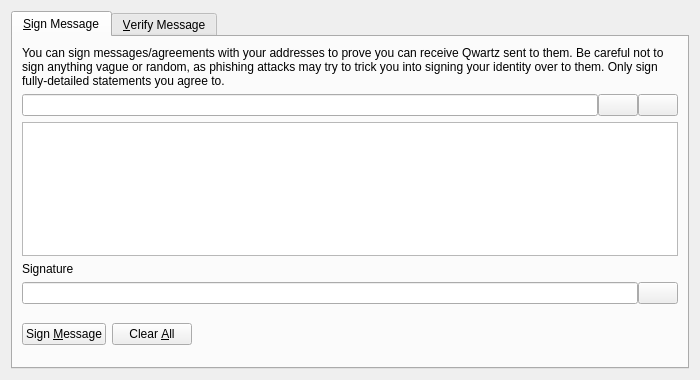
<?xml version="1.0" encoding="UTF-8"?>
<ui version="4.0">
 <class>SignVerifyMessageDialog</class>
 <widget class="QDialog" name="SignVerifyMessageDialog">
  <property name="geometry">
   <rect>
    <x>0</x>
    <y>0</y>
    <width>700</width>
    <height>380</height>
   </rect>
  </property>
  <property name="windowTitle">
   <string>Signatures - Sign / Verify a Message</string>
  </property>
  <property name="modal">
   <bool>true</bool>
  </property>
  <layout class="QVBoxLayout" name="verticalLayout">
   <item>
    <widget class="QTabWidget" name="tabWidget">
     <property name="currentIndex">
      <number>0</number>
     </property>
     <widget class="QWidget" name="tabSignMessage">
      <attribute name="title">
       <string>&amp;Sign Message</string>
      </attribute>
      <layout class="QVBoxLayout" name="verticalLayout_SM">
       <item>
        <widget class="QLabel" name="infoLabel_SM">
         <property name="text">
          <string>You can sign messages/agreements with your addresses to prove you can receive Qwartz sent to them. Be careful not to sign anything vague or random, as phishing attacks may try to trick you into signing your identity over to them. Only sign fully-detailed statements you agree to.</string>
         </property>
         <property name="textFormat">
          <enum>Qt::PlainText</enum>
         </property>
         <property name="wordWrap">
          <bool>true</bool>
         </property>
        </widget>
       </item>
       <item>
        <layout class="QHBoxLayout" name="horizontalLayout_1_SM">
         <property name="spacing">
          <number>0</number>
         </property>
         <item>
          <widget class="QValidatedLineEdit" name="addressIn_SM">
           <property name="toolTip">
            <string>The Qwartz address to sign the message with</string>
           </property>
          </widget>
         </item>
         <item>
          <widget class="QPushButton" name="addressBookButton_SM">
           <property name="toolTip">
            <string>Choose previously used address</string>
           </property>
           <property name="text">
            <string/>
           </property>
           <property name="shortcut">
            <string>Alt+A</string>
           </property>
           <property name="autoDefault">
            <bool>false</bool>
           </property>
          </widget>
         </item>
         <item>
          <widget class="QPushButton" name="pasteButton_SM">
           <property name="toolTip">
            <string>Paste address from clipboard</string>
           </property>
           <property name="text">
            <string/>
           </property>
           <property name="shortcut">
            <string>Alt+P</string>
           </property>
           <property name="autoDefault">
            <bool>false</bool>
           </property>
          </widget>
         </item>
        </layout>
       </item>
       <item>
        <widget class="QPlainTextEdit" name="messageIn_SM">
         <property name="toolTip">
          <string>Enter the message you want to sign here</string>
         </property>
        </widget>
       </item>
       <item>
        <widget class="QLabel" name="signatureLabel_SM">
         <property name="text">
          <string>Signature</string>
         </property>
         <property name="textFormat">
          <enum>Qt::PlainText</enum>
         </property>
        </widget>
       </item>
       <item>
        <layout class="QHBoxLayout" name="horizontalLayout_2_SM">
         <property name="spacing">
          <number>0</number>
         </property>
         <item>
          <widget class="QLineEdit" name="signatureOut_SM">
           <property name="font">
            <font>
             <italic>true</italic>
            </font>
           </property>
           <property name="readOnly">
            <bool>true</bool>
           </property>
          </widget>
         </item>
         <item>
          <widget class="QPushButton" name="copySignatureButton_SM">
           <property name="toolTip">
            <string>Copy the current signature to the system clipboard</string>
           </property>
           <property name="text">
            <string/>
           </property>
           <property name="autoDefault">
            <bool>false</bool>
           </property>
          </widget>
         </item>
        </layout>
       </item>
       <item>
        <layout class="QHBoxLayout" name="horizontalLayout_3_SM">
         <item>
          <widget class="QPushButton" name="signMessageButton_SM">
           <property name="toolTip">
            <string>Sign the message to prove you own this Qwartz address</string>
           </property>
           <property name="text">
            <string>Sign &amp;Message</string>
           </property>
           <property name="autoDefault">
            <bool>false</bool>
           </property>
          </widget>
         </item>
         <item>
          <widget class="QPushButton" name="clearButton_SM">
           <property name="toolTip">
            <string>Reset all sign message fields</string>
           </property>
           <property name="text">
            <string>Clear &amp;All</string>
           </property>
           <property name="autoDefault">
            <bool>false</bool>
           </property>
          </widget>
         </item>
         <item>
          <spacer name="horizontalSpacer_1_SM">
           <property name="orientation">
            <enum>Qt::Horizontal</enum>
           </property>
           <property name="sizeHint" stdset="0">
            <size>
             <width>40</width>
             <height>48</height>
            </size>
           </property>
          </spacer>
         </item>
         <item>
          <widget class="QLabel" name="statusLabel_SM">
           <property name="font">
            <font>
             <weight>75</weight>
             <bold>true</bold>
            </font>
           </property>
           <property name="text">
            <string/>
           </property>
           <property name="wordWrap">
            <bool>true</bool>
           </property>
          </widget>
         </item>
         <item>
          <spacer name="horizontalSpacer_2_SM">
           <property name="orientation">
            <enum>Qt::Horizontal</enum>
           </property>
           <property name="sizeHint" stdset="0">
            <size>
             <width>40</width>
             <height>48</height>
            </size>
           </property>
          </spacer>
         </item>
        </layout>
       </item>
      </layout>
     </widget>
     <widget class="QWidget" name="tabVerifyMessage">
      <attribute name="title">
       <string>&amp;Verify Message</string>
      </attribute>
      <layout class="QVBoxLayout" name="verticalLayout_VM">
       <item>
        <widget class="QLabel" name="infoLabel_VM">
         <property name="text">
          <string>Enter the receiver's address, message (ensure you copy line breaks, spaces, tabs, etc. exactly) and signature below to verify the message. Be careful not to read more into the signature than what is in the signed message itself, to avoid being tricked by a man-in-the-middle attack. Note that this only proves the signing party receives with the address, it cannot prove sendership of any transaction!</string>
         </property>
         <property name="textFormat">
          <enum>Qt::PlainText</enum>
         </property>
         <property name="alignment">
          <set>Qt::AlignLeading|Qt::AlignLeft|Qt::AlignTop</set>
         </property>
         <property name="wordWrap">
          <bool>true</bool>
         </property>
        </widget>
       </item>
       <item>
        <layout class="QHBoxLayout" name="horizontalLayout_1_VM">
         <property name="spacing">
          <number>0</number>
         </property>
         <item>
          <widget class="QValidatedLineEdit" name="addressIn_VM">
           <property name="toolTip">
            <string>The Qwartz address the message was signed with</string>
           </property>
          </widget>
         </item>
         <item>
          <widget class="QPushButton" name="addressBookButton_VM">
           <property name="toolTip">
            <string>Choose previously used address</string>
           </property>
           <property name="text">
            <string/>
           </property>
           <property name="shortcut">
            <string>Alt+A</string>
           </property>
           <property name="autoDefault">
            <bool>false</bool>
           </property>
          </widget>
         </item>
        </layout>
       </item>
       <item>
        <widget class="QPlainTextEdit" name="messageIn_VM"/>
       </item>
       <item>
        <widget class="QValidatedLineEdit" name="signatureIn_VM"/>
       </item>
       <item>
        <layout class="QHBoxLayout" name="horizontalLayout_2_VM">
         <item>
          <widget class="QPushButton" name="verifyMessageButton_VM">
           <property name="toolTip">
            <string>Verify the message to ensure it was signed with the specified Qwartz address</string>
           </property>
           <property name="text">
            <string>Verify &amp;Message</string>
           </property>
           <property name="autoDefault">
            <bool>false</bool>
           </property>
          </widget>
         </item>
         <item>
          <widget class="QPushButton" name="clearButton_VM">
           <property name="toolTip">
            <string>Reset all verify message fields</string>
           </property>
           <property name="text">
            <string>Clear &amp;All</string>
           </property>
           <property name="autoDefault">
            <bool>false</bool>
           </property>
          </widget>
         </item>
         <item>
          <spacer name="horizontalSpacer_1_VM">
           <property name="orientation">
            <enum>Qt::Horizontal</enum>
           </property>
           <property name="sizeHint" stdset="0">
            <size>
             <width>40</width>
             <height>48</height>
            </size>
           </property>
          </spacer>
         </item>
         <item>
          <widget class="QLabel" name="statusLabel_VM">
           <property name="font">
            <font>
             <weight>75</weight>
             <bold>true</bold>
            </font>
           </property>
           <property name="text">
            <string/>
           </property>
           <property name="wordWrap">
            <bool>true</bool>
           </property>
          </widget>
         </item>
         <item>
          <spacer name="horizontalSpacer_2_VM">
           <property name="orientation">
            <enum>Qt::Horizontal</enum>
           </property>
           <property name="sizeHint" stdset="0">
            <size>
             <width>40</width>
             <height>48</height>
            </size>
           </property>
          </spacer>
         </item>
        </layout>
       </item>
      </layout>
     </widget>
    </widget>
   </item>
  </layout>
 </widget>
 <customwidgets>
  <customwidget>
   <class>QValidatedLineEdit</class>
   <extends>QLineEdit</extends>
   <header>qvalidatedlineedit.h</header>
  </customwidget>
 </customwidgets>
 <resources>
  <include location="../qwartz.qrc"/>
 </resources>
 <connections/>
</ui>
